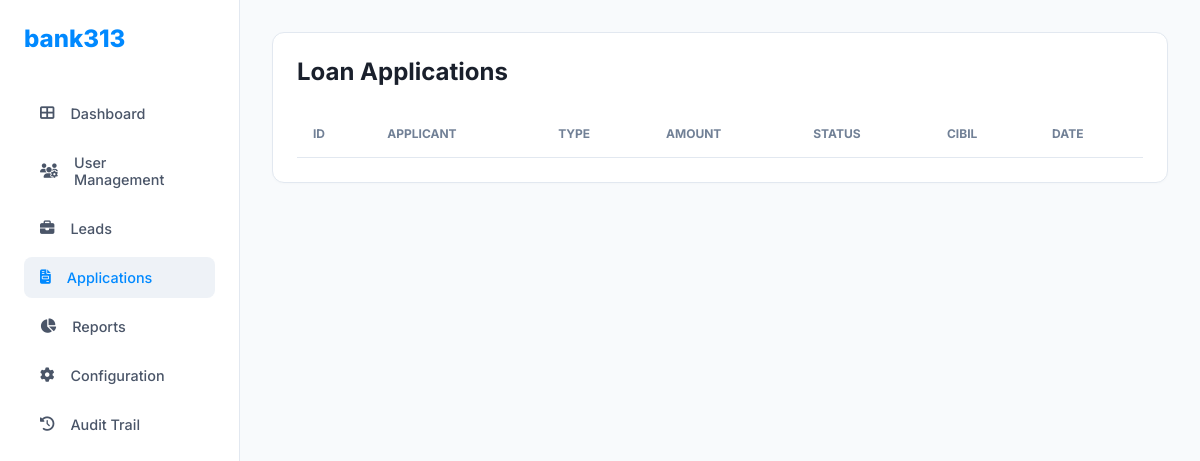
The app's page /admin/advanced-applications, older data.
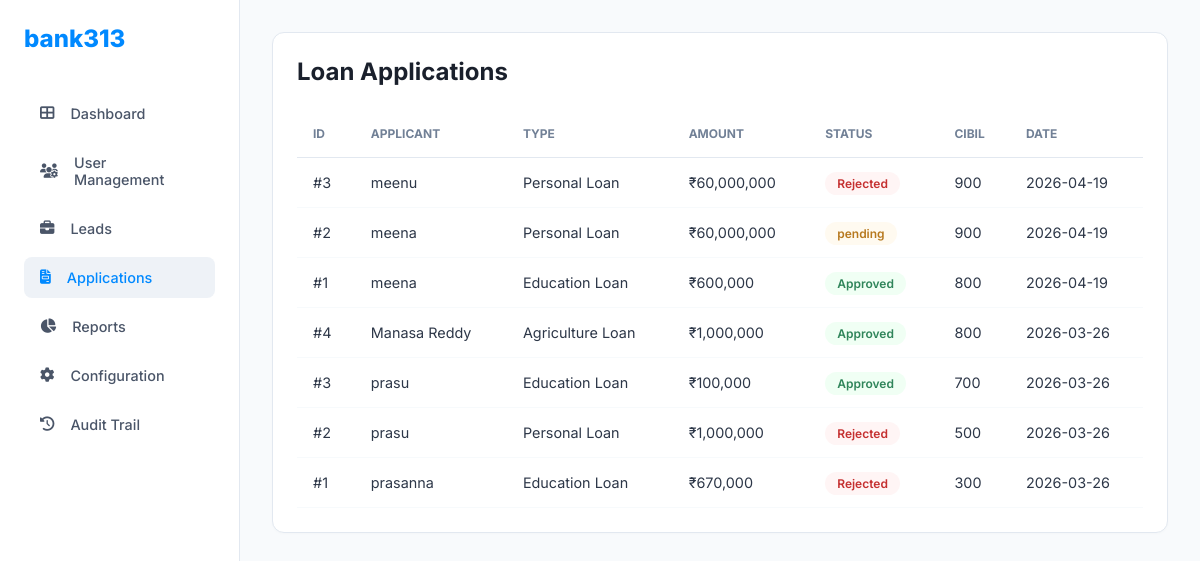
The same page, newer data.
### tables this page shows
CREATE TABLE loan_applications (
            id INTEGER PRIMARY KEY AUTOINCREMENT,
            name TEXT,
            email TEXT,
            loan_type TEXT,
            amount  REAL,
            status TEXT DEFAULT 'pending',
            reason TEXT,
            identity_doc TEXT,
            income_doc TEXT,
            loan_doc TEXT
            
        , cibil_score INTEGER DEFAULT 0, created_at TIMESTAMP, daily_id INTEGER);

### app.py (the view)
@app.route('/admin/advanced-applications')
def admin_advanced_apps():
    conn = get_db_connection()
    applications = conn.execute("SELECT * FROM loan_applications ORDER BY id DESC").fetchall()
    conn.close()
    return render_template('admin_advanced_apps.html', applications=applications, current_tab='applications')

### database.py (called while the page is built)
def get_db_connection():
    conn = sqlite3.connect(DB_PATH)
    conn.row_factory = sqlite3.Row
    return conn

### templates/admin_advanced_apps.html (shortened to what this page needs)
<!DOCTYPE html>
<html lang="en">
<head>
    <link rel="stylesheet" href="https://cdnjs.cloudflare.com/ajax/libs/font-awesome/6.4.0/css/all.min.css">
</head>
<body>
    <div class="sidebar">
        <div class="logo">bank313</div>
        <a href="/admin/advanced" class="nav-link"><i class="fas fa-th-large"></i> Dashboard</a>
        <a href="#" class="nav-link"><i class="fas fa-users-cog"></i> User Management</a>
        <a href="/admin/leads" class="nav-link"><i class="fas fa-briefcase"></i> Leads</a>
        <a href="/admin/advanced-applications" class="nav-link active"><i class="fas fa-file-invoice"></i> Applications</a>
        <a href="/admin/reports" class="nav-link"><i class="fas fa-chart-pie"></i> Reports</a>
        <a href="/admin/config" class="nav-link"><i class="fas fa-cog"></i> Configuration</a>
        <a href="/admin/audit" class="nav-link"><i class="fas fa-history"></i> Audit Trail</a>
    </div>
    <div class="main-content">
        <div class="card">
            <h2>Loan Applications</h2>
            <table>
                <thead>
                    <tr>
                        <th>ID</th>
                        <th>Applicant</th>
                        <th>Type</th>
                        <th>Amount</th>
                        <th>Status</th>
                        <th>Cibil</th>
                        <th>Date</th>
                    </tr>
                </thead>
                <tbody>
                    {% for row in applications %}
                    <tr>
                        <td>#{{ row.daily_id }}</td>
                        <td>{{ row.name }}</td>
                        <td>{{ row.loan_type }}</td>
                        <td>₹{{ "{:,.0f}".format(row.amount) }}</td>
                        <td><span class="status-badge status-{{ row.status }}">{{ row.status }}</span></td>
                        <td>{{ row.cibil_score }}</td>
                        <td>{{ row.created_at[:10] }}</td>
                    </tr>
                    {% endfor %}
                </tbody>
            </table>
        </div>
    </div>
</body>
</html>

### templates/admin_advanced_apps.html (style rules this page uses)
:root { --primary: #0089ff; --sidebar-active-bg: #eef2f7; --bg: #f8fafc; --text-dark: #1a202c; --border: #e2e8f0; }
* { margin: 0; padding: 0; box-sizing: border-box; font-family: 'Inter', sans-serif; }
body { background-color: var(--bg); color: var(--text-dark); display: flex; min-height: 100vh; }
.sidebar { width: 240px; background: #ffffff; border-right: 1px solid var(--border); padding: 1.5rem; display: flex; flex-direction: column; height: 100vh; position: sticky; top: 0; }
.logo { font-size: 1.5rem; font-weight: 800; color: var(--primary); margin-bottom: 2.5rem; }
.nav-link { display: flex; align-items: center; gap: 1rem; padding: 0.75rem 1rem; text-decoration: none; color: #4a5568; border-radius: 8px; font-weight: 500; font-size: 0.9rem; margin-bottom: 0.5rem; }
.nav-link.active { background: var(--sidebar-active-bg); color: var(--primary); }
.main-content { flex: 1; padding: 2rem; }
.card { background: white; border-radius: 12px; border: 1px solid var(--border); padding: 1.5rem; box-shadow: 0 1px 3px rgba(0,0,0,0.02); }
table { width: 100%; border-collapse: collapse; margin-top: 1.5rem; }
th { text-align: left; font-size: 0.75rem; color: #718096; text-transform: uppercase; padding: 1rem; border-bottom: 1px solid var(--border); }
td { padding: 1rem; font-size: 0.9rem; border-bottom: 1px solid #f7fafc; color: #2d3748; }
.status-badge { padding: 0.25rem 0.75rem; border-radius: 20px; font-size: 0.75rem; font-weight: 600; }
.status-Approved { background: #f0fff4; color: #2f855a; }
.status-pending { background: #fffaf0; color: #b7791f; }
.status-Rejected { background: #fff5f5; color: #c53030; }

Row changes from the older to the newer data that the page shows:
added loan_applications: daily_id "3", name "meenu", loan_type "Personal Loan", amount "60,000,000", status "Rejected", cibil_score "900", created_at "2026-04-19"
added loan_applications: daily_id "2", name "meena", loan_type "Personal Loan", amount "60,000,000", status "pending", cibil_score "900", created_at "2026-04-19"
added loan_applications: daily_id "1", name "meena", loan_type "Education Loan", amount "600,000", status "Approved", cibil_score "800", created_at "2026-04-19"
added loan_applications: daily_id "4", name "Manasa Reddy", loan_type "Agriculture Loan", amount "1,000,000", status "Approved", cibil_score "800", created_at "2026-03-26"
added loan_applications: daily_id "3", name "prasu", loan_type "Education Loan", amount "100,000", status "Approved", cibil_score "700", created_at "2026-03-26"
added loan_applications: daily_id "2", name "prasu", loan_type "Personal Loan", amount "1,000,000", status "Rejected", cibil_score "500", created_at "2026-03-26"
added loan_applications: daily_id "1", name "prasanna", loan_type "Education Loan", amount "670,000", status "Rejected", cibil_score "300", created_at "2026-03-26"
